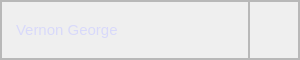
        <widget class="QFrame" name="logoutBlock">
         <property name="minimumSize">
          <size>
           <width>300</width>
           <height>60</height>
          </size>
         </property>
         <property name="maximumSize">
          <size>
           <width>300</width>
           <height>60</height>
          </size>
         </property>
         <property name="styleSheet">
          <string notr="true">#logoutBlock {
	background-color: #474B7B;
}</string>
         </property>
         <property name="frameShape">
          <enum>QFrame::StyledPanel</enum>
         </property>
         <property name="frameShadow">
          <enum>QFrame::Raised</enum>
         </property>
         <layout class="QGridLayout" name="gridLayout_2">
          <property name="leftMargin">
           <number>0</number>
          </property>
          <property name="topMargin">
           <number>0</number>
          </property>
          <property name="rightMargin">
           <number>0</number>
          </property>
          <property name="bottomMargin">
           <number>0</number>
          </property>
          <property name="spacing">
           <number>0</number>
          </property>
          <item row="0" column="0">
           <widget class="QFrame" name="frame_36">
            <property name="frameShape">
             <enum>QFrame::StyledPanel</enum>
            </property>
            <property name="frameShadow">
             <enum>QFrame::Raised</enum>
            </property>
            <layout class="QGridLayout" name="gridLayout_3">
             <property name="leftMargin">
              <number>0</number>
             </property>
             <property name="topMargin">
              <number>0</number>
             </property>
             <property name="rightMargin">
              <number>0</number>
             </property>
             <property name="bottomMargin">
              <number>0</number>
             </property>
             <item row="0" column="0">
              <widget class="QLabel" name="nameLogOutBlock">
               <property name="font">
                <font>
                 <family>Microsoft YaHei UI</family>
                 <pointsize>11</pointsize>
                </font>
               </property>
               <property name="styleSheet">
                <string notr="true">#nameLogOutBlock {
	color: #D8D9FA;
	padding: 0 10px;
}</string>
               </property>
               <property name="text">
                <string>Vernon George</string>
               </property>
              </widget>
             </item>
            </layout>
           </widget>
          </item>
          <item row="0" column="1">
           <widget class="QFrame" name="logOutButton">
            <property name="minimumSize">
             <size>
              <width>50</width>
              <height>0</height>
             </size>
            </property>
            <property name="maximumSize">
             <size>
              <width>50</width>
              <height>16777215</height>
             </size>
            </property>
            <property name="styleSheet">
             <string notr="true">QPushButton {
	padding: 25px;
}

QPushButton:hover {
	background-color: #363459;
}</string>
            </property>
            <property name="frameShape">
             <enum>QFrame::StyledPanel</enum>
            </property>
            <property name="frameShadow">
             <enum>QFrame::Raised</enum>
            </property>
            <layout class="QGridLayout" name="gridLayout_4">
             <property name="leftMargin">
              <number>0</number>
             </property>
             <property name="topMargin">
              <number>0</number>
             </property>
             <property name="rightMargin">
              <number>0</number>
             </property>
             <property name="bottomMargin">
              <number>0</number>
             </property>
             <property name="spacing">
              <number>0</number>
             </property>
            </layout>
           </widget>
          </item>
         </layout>
        </widget>
